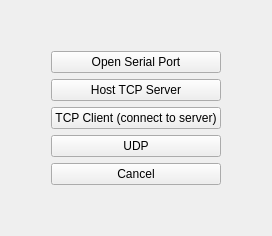
      <widget class="QWidget" name="page_startup">
       <layout class="QVBoxLayout" name="verticalLayout">
        <item>
         <layout class="QGridLayout" name="gridLayout_8">
          <item row="4" column="1">
           <widget class="QPushButton" name="pushButton_startup_udp">
            <property name="text">
             <string>UDP</string>
            </property>
           </widget>
          </item>
          <item row="1" column="0">
           <spacer name="horizontalSpacer_2">
            <property name="orientation">
             <enum>Qt::Horizontal</enum>
            </property>
            <property name="sizeHint" stdset="0">
             <size>
              <width>40</width>
              <height>20</height>
             </size>
            </property>
           </spacer>
          </item>
          <item row="1" column="2">
           <spacer name="horizontalSpacer_3">
            <property name="orientation">
             <enum>Qt::Horizontal</enum>
            </property>
            <property name="sizeHint" stdset="0">
             <size>
              <width>40</width>
              <height>20</height>
             </size>
            </property>
           </spacer>
          </item>
          <item row="3" column="1">
           <widget class="QPushButton" name="pushButton_startup_tcpClient">
            <property name="text">
             <string>TCP Client (connect to server)</string>
            </property>
           </widget>
          </item>
          <item row="2" column="1">
           <widget class="QPushButton" name="pushButton_startup_tcpServer">
            <property name="text">
             <string>Host TCP Server</string>
            </property>
           </widget>
          </item>
          <item row="1" column="1">
           <widget class="QPushButton" name="pushButton_startup_openSerialPort">
            <property name="text">
             <string>Open Serial Port</string>
            </property>
           </widget>
          </item>
          <item row="6" column="1">
           <spacer name="verticalSpacer_2">
            <property name="orientation">
             <enum>Qt::Vertical</enum>
            </property>
            <property name="sizeHint" stdset="0">
             <size>
              <width>20</width>
              <height>40</height>
             </size>
            </property>
           </spacer>
          </item>
          <item row="0" column="1">
           <spacer name="verticalSpacer">
            <property name="orientation">
             <enum>Qt::Vertical</enum>
            </property>
            <property name="sizeHint" stdset="0">
             <size>
              <width>20</width>
              <height>40</height>
             </size>
            </property>
           </spacer>
          </item>
          <item row="5" column="1">
           <widget class="QPushButton" name="pushButton_startupCancel">
            <property name="text">
             <string>Cancel</string>
            </property>
           </widget>
          </item>
         </layout>
        </item>
       </layout>
      </widget>
